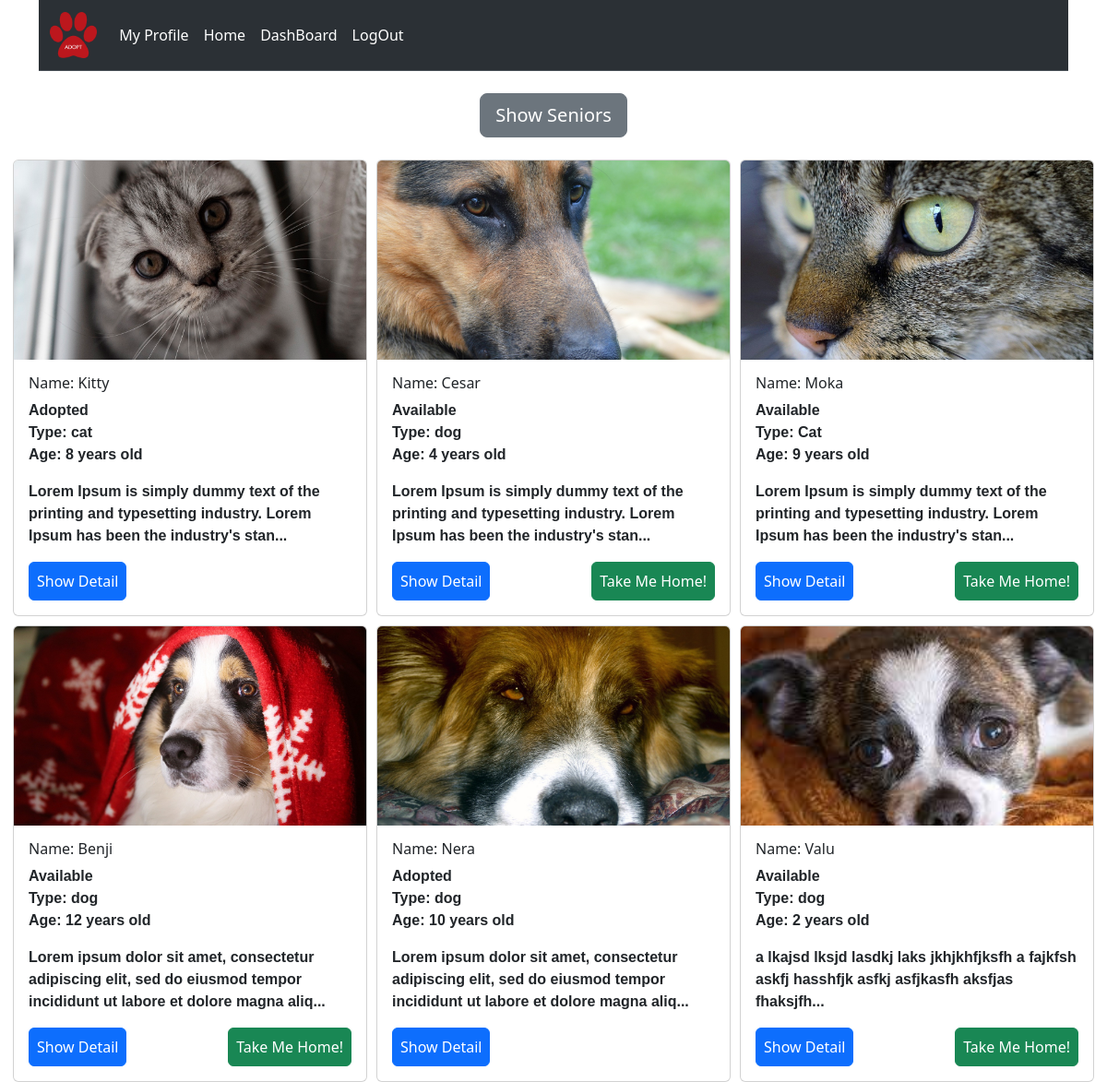
The page /home.php (signed in) on the database its author committed.
### tables this page shows
CREATE TABLE `animal` (
  `id` int(11) NOT NULL,
  `name` varchar(255) NOT NULL,
  `picture` varchar(255) NOT NULL,
  `location` varchar(255) NOT NULL,
  `description` varchar(1000) NOT NULL,
  `size` enum('Small','Medium','Large') DEFAULT 'Small',
  `age` smallint(6) DEFAULT NULL,
  `vaccinated` enum('Yes','No') DEFAULT 'Yes',
  `status` enum('Adopted','Available') DEFAULT 'Available',
  `type` varchar(100) DEFAULT NULL,
  `breed` varchar(100) DEFAULT NULL
);

### home.php (the view, shortened to what this page needs)
<?php
    require_once  "public/db_connect.php";
    if (isset($_GET['senior'])) {
        $sql = "SELECT * FROM animal where age >= 8";
    } else {
        $sql = "SELECT * FROM animal";
    }
    $result = mysqli_query($connect, $sql);
    $layout="";
    if (mysqli_num_rows($result)) {
        while($row = mysqli_fetch_assoc($result)) {
            $layout .= "
            <div class='card' style='width: 24rem;'>
            <img class='card-img-top' src='picture_animal/{$row['picture']}' alt='Card image cap'>
            <div class='card-body'>
              <h5 class='card-title'>Name: {$row['name']}</h5>
              <p class='card-text'>
              {$row['status']} <br>
              Type: {$row['type']} <br>
              Age: {$row['age']} years old
              </p>
              <p class='card-text'>";
              $layout .= substr($row['description'],0,120)."...";
              $layout .= "</p>";
            $layout .="<div class='d-flex justify-content-between'>
            <a href='detail.php?detail={$row['id']}' class='btn btn-primary p-2'>Show Detail</a>";
            if ($row['status'] == 'Available') {
                $layout.="<a href='detail.php?detail={$row['id']}&adoption=yes' class='btn btn-success p-2'>Take Me Home!</a>";
            }
            $layout.="</div>
              </div>
          </div>";
        }
    } else {
        $layout="No Result!";
    }
?>
<!doctype html>
<html  lang="en">
    <head>
       <link rel="stylesheet" href="css/main.css">
       <link href="https://cdn.jsdelivr.net/npm/bootstrap@5.3.0/dist/css/bootstrap.min.css"  rel="stylesheet">
    </head>
    <body>
    <div class="container">
        <?php
        include  "public/navbar.php";
        ?>
        <div class="d-flex justify-content-center m-4">
            <div>
                <a href='home.php?senior=yes' class='btn btn-secondary btn-lg'>Show Seniors</a>
            </div>
        </div>
        <div class="d-flex justify-content-center">
        <div class="wrapper2">
            <?= $layout ?>
        </div>
        </div>
    </div>
    </body>
</html>

### public/navbar.php (shortened to what this page needs)
<nav class="navbar navbar-expand-lg bg-body-tertiary border-bottom border-bottom-dark w-100"  data-bs-theme="dark">
    <div class="container-fluid">
      <a class="navbar-brand" href="#"><img src="images/Adopt-Paw.png" style="height: 50px;"></a>
      <div class="collapse navbar-collapse" id="navbarNavAltMarkup">
        <div class="navbar-nav">
          <a class="nav-link active" aria-current="page" href="profile.php">My Profile</a>
          <?php
          echo '<a class="nav-link active" aria-current="page" href="home.php">Home</a>';
          echo '<a class="nav-link active" aria-current="page" href="dashboard.php">DashBoard</a>';
          ?>
          <?php
          if (isset($_SESSION['user']) || isset($_SESSION['adm'])) {
            echo "<a class='nav-link  active' href='logout.php'>LogOut</a>";
          }
          ?>
        </div>
      </div>
    </div>
</nav>

### CSS/main.css (style rules this page uses)
.card-img-top { width: 100%; height: 18vw; object-fit: cover; }
body,html { padding : 0px; margin: 0px; box-sizing: border-box; }
.wrapper2 { display: grid; grid-template-columns: auto auto auto ; grid-gap: 10px; }
.card-text { font-family:'Franklin Gothic Medium', 'Arial Narrow', Arial, sans-serif; font-weight: bold; }
.card-title { font-size: 1em; }

### rows shown on the page
animal: picture (picture), name "Kitty", status "Adopted", type "cat", age "8", value "Lorem Ipsum is simply dummy text of the printing and typesetting industry. Lorem Ipsum has been the industry's stan..."
animal: picture (picture), name "Cesar", status "Available", type "dog", age "4", value "Lorem Ipsum is simply dummy text of the printing and typesetting industry. Lorem Ipsum has been the industry's stan..."
animal: picture (picture), name "Moka", status "Available", type "Cat", age "9", value "Lorem Ipsum is simply dummy text of the printing and typesetting industry. Lorem Ipsum has been the industry's stan..."
animal: picture (picture), name "Benji", status "Available", type "dog", age "12", value "Lorem ipsum dolor sit amet, consectetur adipiscing elit, sed do eiusmod tempor incididunt ut labore et dolore magna aliq..."
animal: picture (picture), name "Nera", status "Adopted", type "dog", age "10", value "Lorem ipsum dolor sit amet, consectetur adipiscing elit, sed do eiusmod tempor incididunt ut labore et dolore magna aliq..."
animal: picture (picture), name "Valu", status "Available", type "dog", age "2", value "a lkajsd lksjd lasdkj laks jkhjkhfjksfh a fajkfsh askfj hasshfjk asfkj asfjkasfh aksfjas fhaksjfh..."
